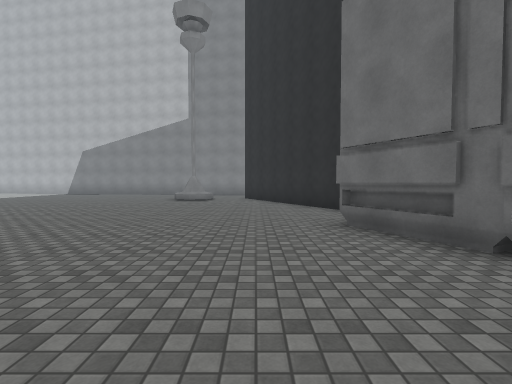
view 1 (above)

24 first-person views from a walk through a Unity game level. The camera is 1.4 m above the floor, tilts 2° down and sees 85° across. The floor is counted in squares, 2 m on a side. Each view is taken from the middle of a square. On the plan, view 1 faces up. The plan holds only what a view shows up to about 9 squares ahead; the rest is blank. The place goes on beyond the plan. The player character is not drawn. Surface patterns are stand-ins for the level's own textures.

view 2
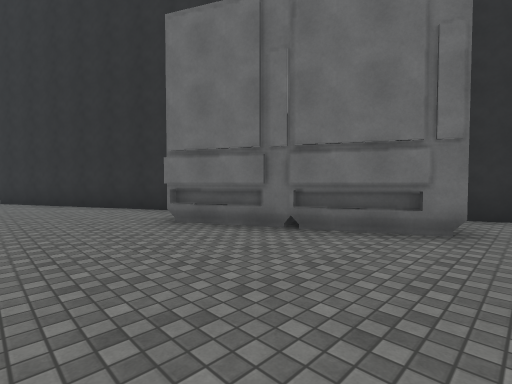

view 3
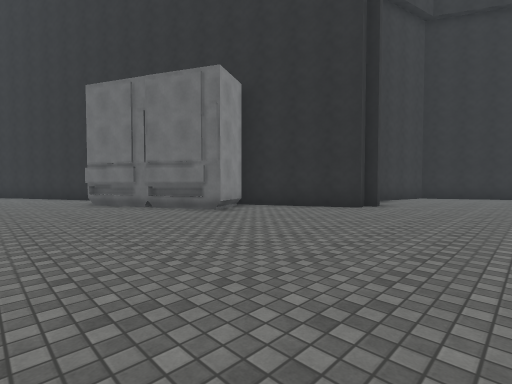

view 4
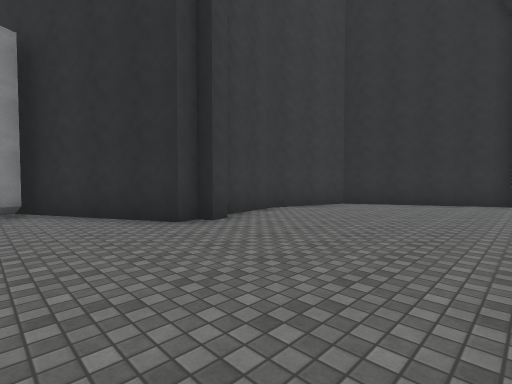

view 5
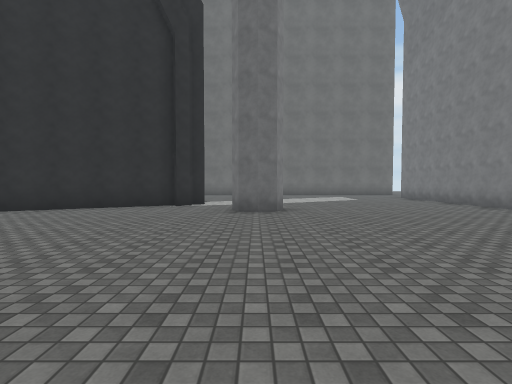

view 6
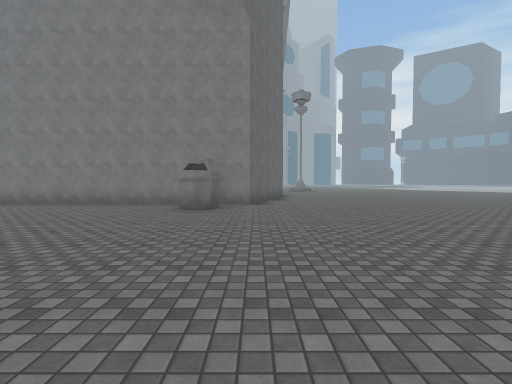

view 7
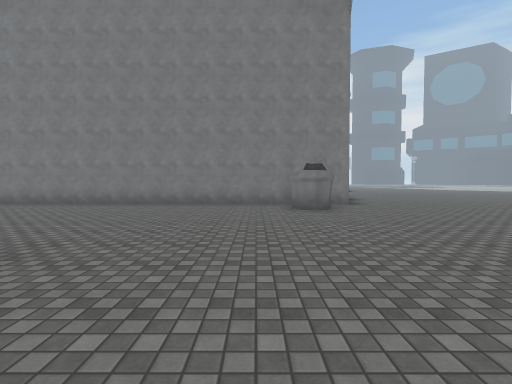

view 8
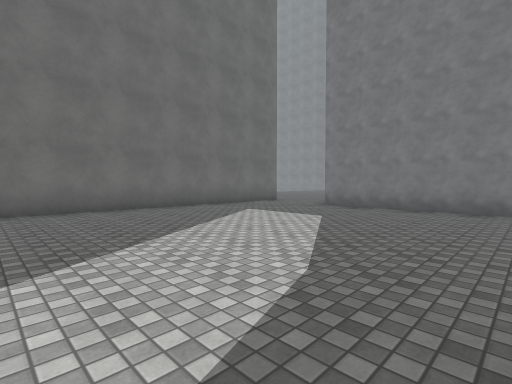

view 9
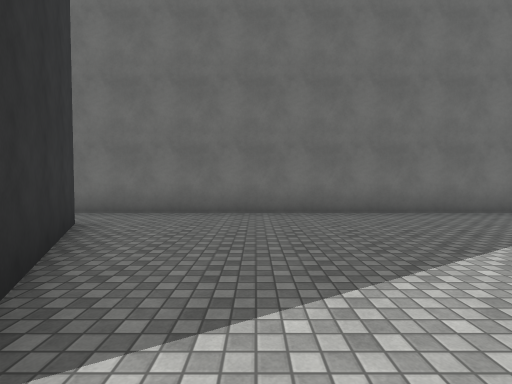

view 10
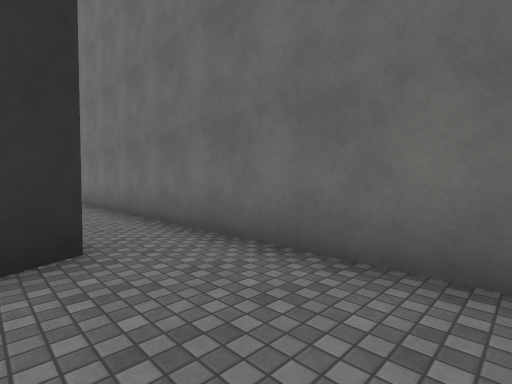

view 11
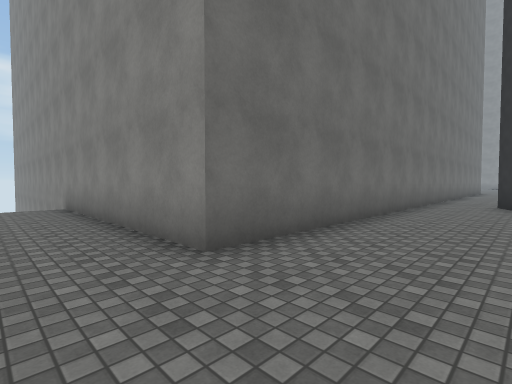

view 12
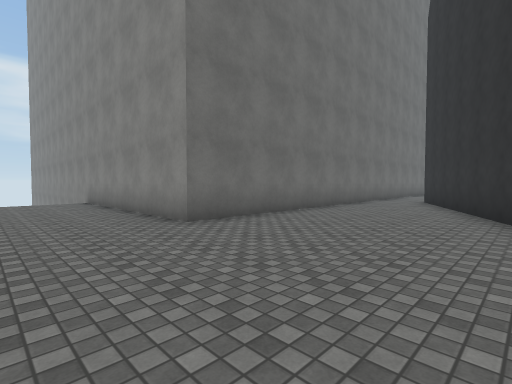

view 13
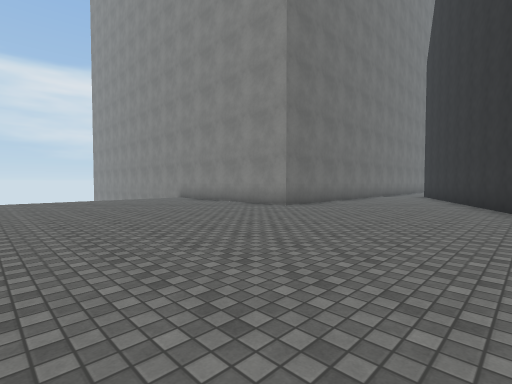

view 14
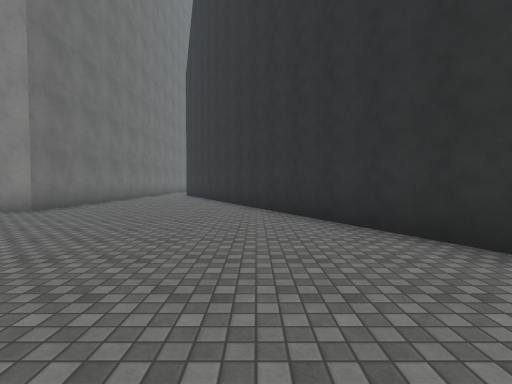

view 15
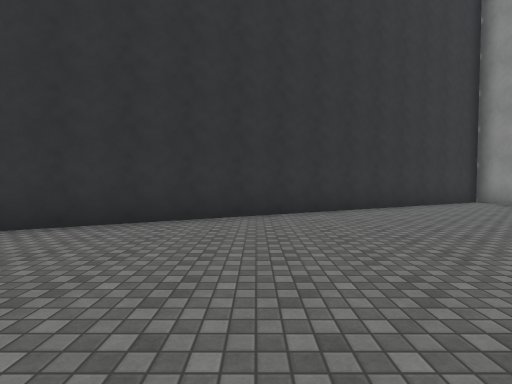

view 16
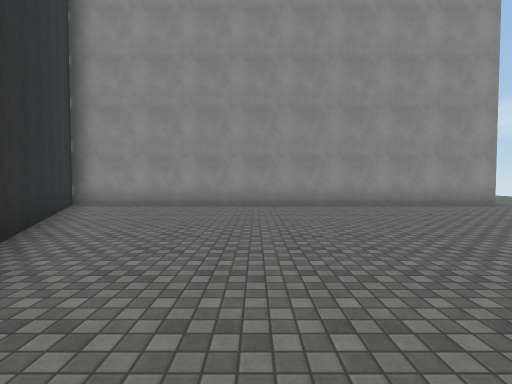

view 17
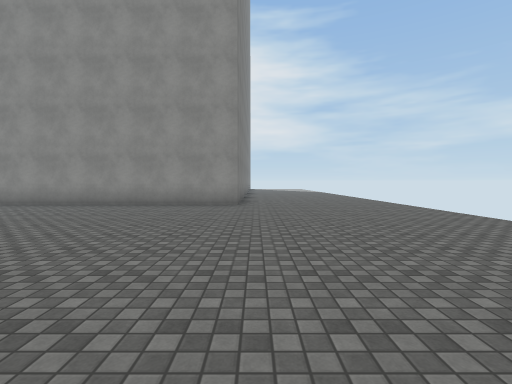

view 18
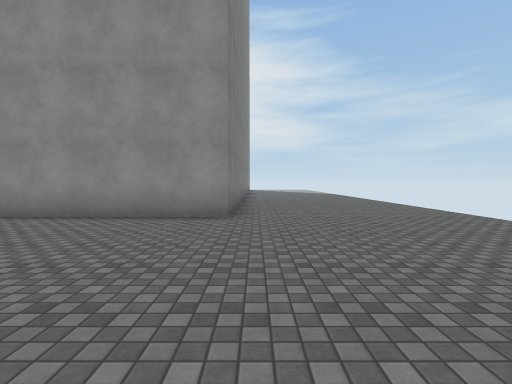

view 19
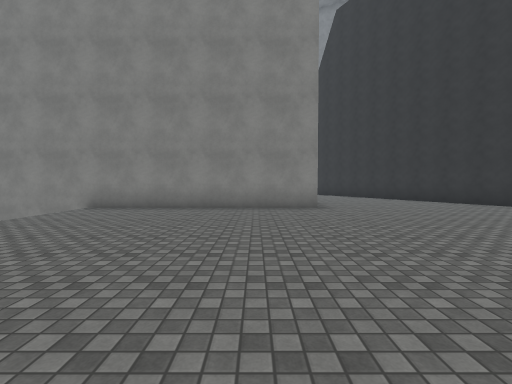

view 20
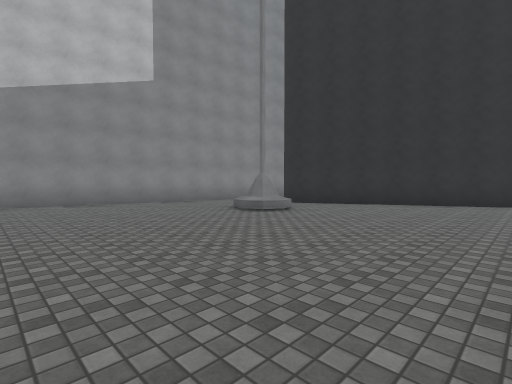

view 21
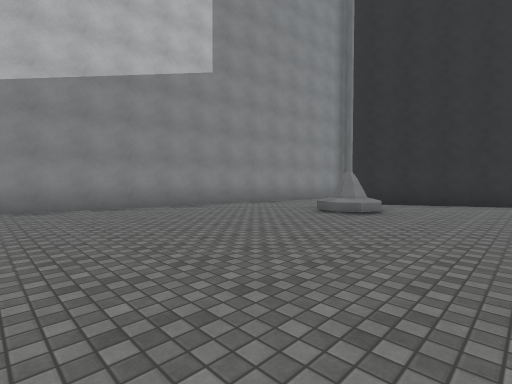

view 22
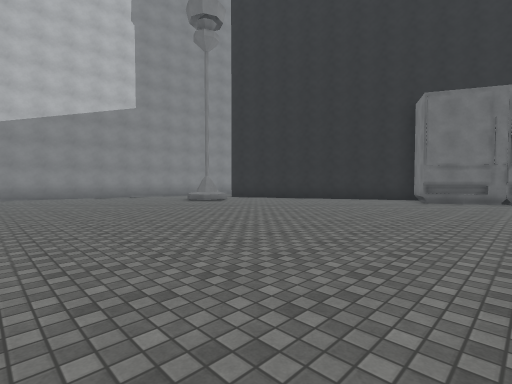

view 23
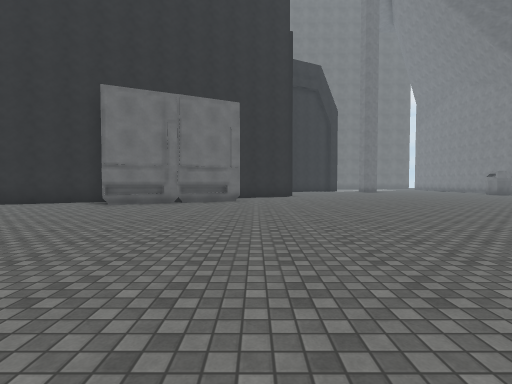

view 24
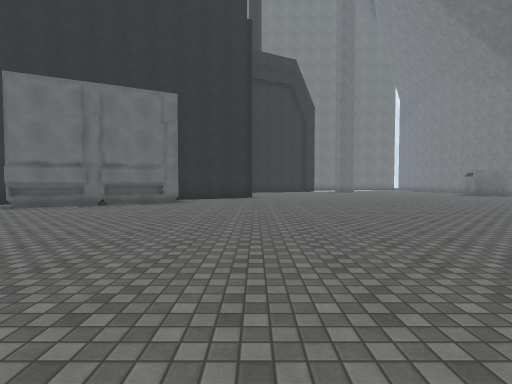

### Floor plan
Points are (right, up) in squares from view 1. A wall is a line through its corners. A room is listed if a view was taken in it or the views show most of it. See-through windows are left out.
Room 1 (views 1, 2, 3, 4, 5, 6, 7, 8, 9, 10, 20, 21, 22, 23, 24)
walls: (7, -1.5) (6.5, -1.6) (4.6, 2.1); (7.5, -1.7) (7, -1.8); (2.8, 5.8) (0.2, 10.9); (12.3, -1.5) (9.7, -0.9) (7.8, -1.3); (7, -15) (7.2, -14.5) (18.6, -14.5); (13.1, -8.7) (12.6, -8.5) (12.5, -8) (12.6, -7.6) (13.1, -7.4); (14.5, -5.6) (12.6, -1.8); (14.5, -6.1) (14.2, -5.7); (14.9, -6.4) (14.7, -6); (19.7, -3.9) (16.6, -5.5); (21.3, -12.9) (21.3, -5.5); (-3.4, 15.2) (-8.7, 16.1)
low walls: (-2.5, 10.5) (-3.1, 10.7)
ways out: opening at (20.5, -4.5) to room 2; opening at (-2.5, 13.5); opening at (-1, 11.5)
objects: other object (2, 3) to (3, 5); other object (3, 1) to (4, 2); other object (8, -14) to (9, -13)
Room 2 (views 11, 12, 13, 14, 15, 16, 17, 18, 19)
walls: (22.4, 17.5) (22.4, 16.7) (9.3, 16.7) (19.7, -3.9); (21.3, -5.5) (21.3, 4.4) (28.5, 4.4)
ways out: opening at (20.5, -4.5) to room 1

Positions as (right, up) in squares from view 1, and headings:
1: (0, 0), facing up
2: (-1, 0), facing up-right
3: (-1, -5), facing up-right
4: (4, -6), facing up-right
5: (6, -8), facing right
6: (7, -6), facing down
7: (10, -6), facing down
8: (14, -7), facing down-right
9: (15, -7), facing right
10: (19, -7), facing up-right
11: (19, 6), facing down-right
12: (17, 7), facing down-right
13: (16, 11), facing down-right
14: (16, 11), facing down
15: (19, 9), facing left
16: (15, 8), facing up
17: (23, 8), facing up
18: (23, 11), facing up
19: (23, 12), facing down
20: (-8, 6), facing up-right
21: (-9, 8), facing up-right
22: (-9, 2), facing up-right
23: (-7, 0), facing right
24: (-6, -2), facing right
